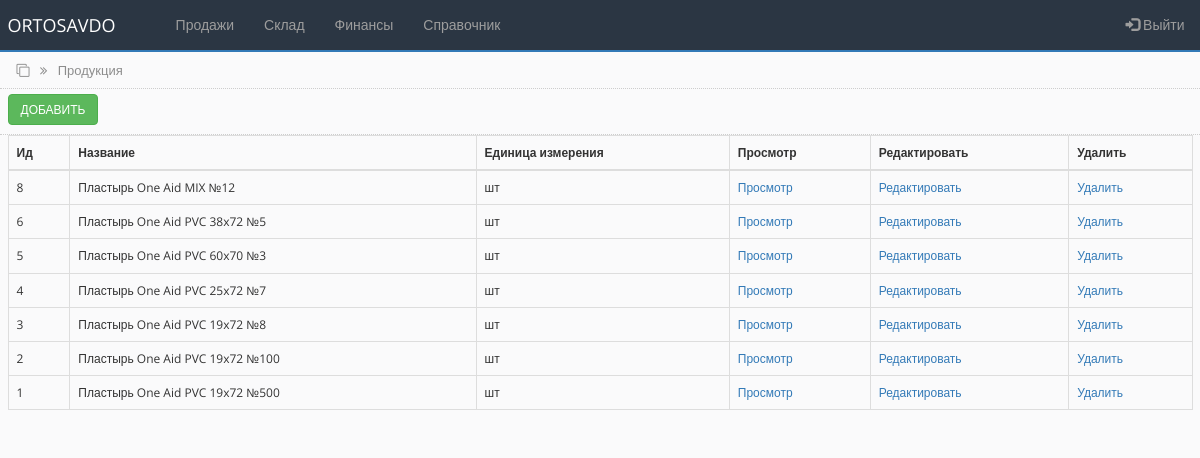
/products.php (signed in), run on the app's committed database.
### tables this page shows
CREATE TABLE `products_tbl` (
  `id` int(100) NOT NULL,
  `name` varchar(250) NOT NULL,
  `unit` varchar(250) NOT NULL
);

### products.php (the view, shortened to what this page needs)
<?php
include('settings.php');
$query = "SELECT * FROM products_tbl ORDER by id DESC";
$rs_result = mysqli_query ($connect, $query);
?>
<!DOCTYPE html>
<html lang="en">
<head>
    <link rel="stylesheet" href="https://maxcdn.bootstrapcdn.com/bootstrap/3.4.1/css/bootstrap.min.css">
    <link rel="stylesheet" href="https://cdnjs.cloudflare.com/ajax/libs/font-awesome/4.7.0/css/font-awesome.min.css">
    <link rel="stylesheet" href="css/bootstrap-grid.min.css">
    <link rel="stylesheet" href="css/style.css">
</head>
<body>
<?php include 'partSite/nav.php'; ?>
<div class="page_name">
    <div class="container-fluid">
        <i class="fa fa-clone" aria-hidden="true"></i>
        <i class="fa fa-angle-double-right right_cus"></i>
        <span class="right_cus">Продукция</span>
    </div>
</div>
<div class="toolbar">
        <div class="container-fluid">
           <a href="add_product.php"> <button type="button" class="btn btn-success">Добавить</button> </a>
        </div>
</div>
<div class="all_table">
    <div class="container-fluid">
        <table class="table table-hover table-bordered">
        <thead>
            <tr>
            <th scope="col">Ид</th>
            <th scope="col">Название</th>
            <th scope="col">Единица измерения </th>
            <th scope="col">Просмотр</th>
            <th scope="col">Редактировать</th>
            <th scope="col">Удалить</th>
            </tr>
        </thead>
        <tbody>
<?php
    while ($row = mysqli_fetch_array($rs_result)) {
?>
            <tr>
                <td><?php echo $row["id"]; ?></td>
                <td><?php echo $row["name"]; ?></td>
                <td><?php echo $row["unit"]; ?></td>
                <td><a href="#">Просмотр</a></td>
                <td><a href="#">Редактировать</a></td>
                <td><a href="#" onclick="return confirm('Удалить?')" role="button">Удалить</a></td>
            </tr>
<?php
    };
?>
        </tbody>
        </table>
    </div>
</div>
</body>
</html>

### css/style.css (style rules this page uses)
* { box-sizing:border-box;margin:0;padding:0;transition:all 0.01s }
body { background-color:#FAFAFB;font-family:"Open Sans",sans-serif;font-size:12px }
.page_name { width:100%;height:37px;padding:9px;margin-top:-20px;border-bottom:1px dotted #CDCDCD;color:#8d8d8d;font-size:13px }
.right_cus { margin-left:7px }
.toolbar { width:100%;height:46px;margin:0;padding:5px 0;border-bottom:1px dotted #CDCDCD }
.toolbar .btn { text-transform:uppercase;font-size:12px }
.table { padding-top:10px }

### data on the page
products_tbl: id "8", name "Пластырь One Aid MIX №12", unit "шт"
products_tbl: id "6", name "Пластырь One Aid PVC 38x72 №5", unit "шт"
products_tbl: id "5", name "Пластырь One Aid PVC 60x70 №3", unit "шт"
products_tbl: id "4", name "Пластырь One Aid PVC 25x72 №7", unit "шт"
products_tbl: id "3", name "Пластырь One Aid PVC 19x72 №8", unit "шт"
products_tbl: id "2", name "Пластырь One Aid PVC 19x72 №100", unit "шт"
products_tbl: id "1", name "Пластырь One Aid PVC 19x72 №500", unit "шт"
